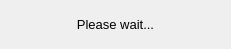
<ui version="4.0" >
 <class>Dialog</class>
 <widget class="QDialog" name="Dialog" >
  <property name="geometry" >
   <rect>
    <x>0</x>
    <y>0</y>
    <width>231</width>
    <height>49</height>
   </rect>
  </property>
  <property name="font" >
   <font>
    <pointsize>10</pointsize>
   </font>
  </property>
  <property name="windowTitle" >
   <string>Wait...</string>
  </property>
  <property name="windowIcon" >
   <iconset>
    <normaloff>papywizard.png</normaloff>papywizard.png</iconset>
  </property>
  <property name="modal" >
   <bool>true</bool>
  </property>
  <layout class="QVBoxLayout" name="verticalLayout" >
   <item>
    <widget class="QLabel" name="label" >
     <property name="font" >
      <font>
       <pointsize>10</pointsize>
      </font>
     </property>
     <property name="text" >
      <string>Please wait...</string>
     </property>
     <property name="alignment" >
      <set>Qt::AlignCenter</set>
     </property>
     <property name="textInteractionFlags" >
      <set>Qt::NoTextInteraction</set>
     </property>
    </widget>
   </item>
  </layout>
 </widget>
 <resources/>
 <connections/>
</ui>
